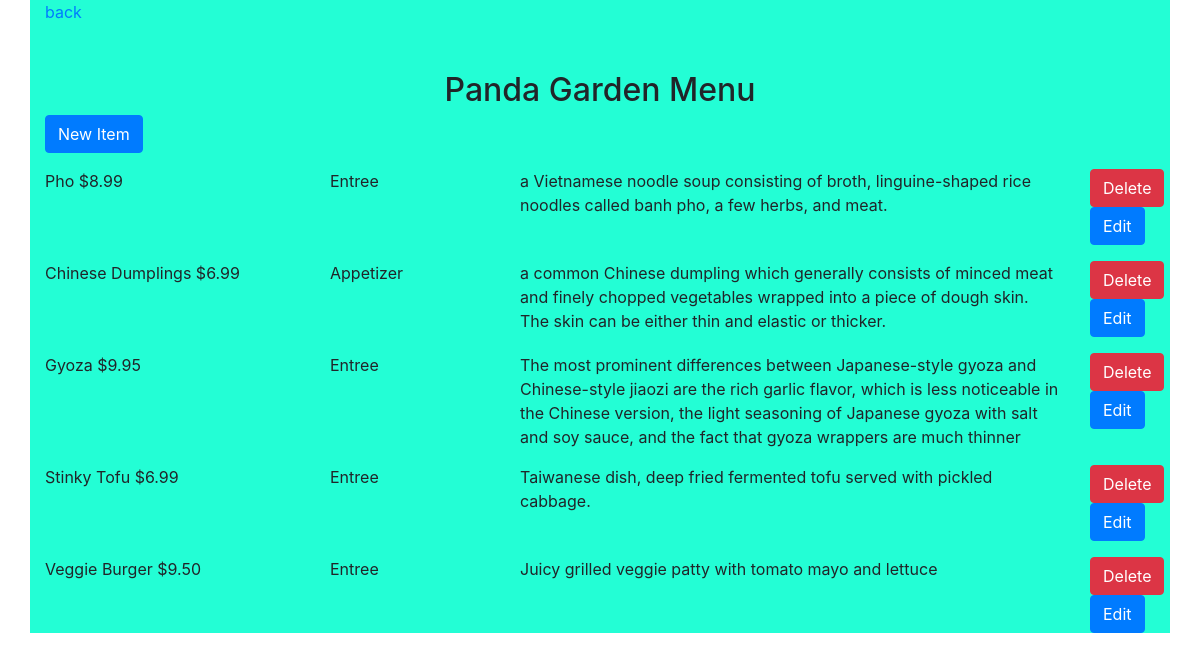
/menuItem/3/, run on the app's committed database.
### resto/models.py (models this page shows, shortened)
class Restaurant(Base):
    __tablename__ = 'restaurant'
    name = Column(String(80), nullable=False)
    id = Column(Integer, primary_key=True)

class MenuItem(Base):
    __tablename__ = 'menu_item'
    name = Column(String(80), nullable=False)
    course = Column(String(250))
    description = Column(String(250))
    price = Column(String(8))
    id = Column(Integer, primary_key=True)
    restaurant_id = Column(Integer, ForeignKey('restaurant.id'))
    restaurant = relationship(Restaurant)

### resto/views/menuItem.py (the view)
@menuItem.route('/<int:restaurant_id>/',methods=['GET','POST'])
def items(restaurant_id):
	restaurant = session.query(Restaurant).filter_by(id=restaurant_id).one()
	menu_items = session.query(MenuItem).filter_by(restaurant = restaurant).all()
	return render_template('menuItem/all.html', items = menu_items, restaurant = restaurant, restaurant_id=restaurant_id)

### resto/templates/menuItem/all.html (shortened to what this page needs)
<!DOCTYPE html>
<html>
<head>
	<link rel="stylesheet" type="text/css" href="{{url_for('static', filename='css/bootstrap.css') }}">
	<link rel="stylesheet" type="text/css" href="{{url_for('static', filename='style.css')}}">
</head>
<body>
	<div class="container">
		<div>
				<a  class="pt-5" href="{{url_for('restaurant.restaurants')}}">back</a>
				<h2 class="text-center pt-5">{{restaurant.name}} Menu</h3>
				<h3><a class="btn btn-primary mx-auto " href="{{url_for('menuItem.new', restaurant_id = restaurant_id)}}">New Item</a></h3>
		</div>{% for item in items %}
		<div class="row my-3" >
			<div class="col-sm-3">
					{{item.name}}
					{{item.price}}
			</div>
			<div class="col-sm-2">
				{{item.course}}
			</div>
			<div class="col-sm-6">
				{{item.description}}
			</div>
			<div class="col-sm-1 col-xs-1">
				<a class="btn btn-danger" href="{{url_for('menuItem.delete', restaurant_id = restaurant_id, item_id = item.id)}}">Delete</a>
				<a class="btn btn-primary" href="{{url_for('menuItem.edit', restaurant_id = restaurant_id, item_id = item.id )}}">Edit </a>
			</div>
		</div>
		{% endfor %}
	</div>
</body>
</html>

### resto/static/css/style.css (style rules this page uses)
.container { background: #23FeD5; }

### data on the page
Restaurant: name "Panda Garden"
MenuItem: name "Pho", price "$8.99", course "Entree", description "a Vietnamese noodle soup consisting of broth, linguine-shaped rice noodles called banh pho, a few herbs, and meat."
MenuItem: name "Chinese Dumplings", price "$6.99", course "Appetizer", description "a common Chinese dumpling which generally consists of minced meat and finely chopped vegetables wrapped into a piece of dough skin. The skin can be either thin and elastic or thicker."
MenuItem: name "Gyoza", price "$9.95", course "Entree", description "The most prominent differences between Japanese-style gyoza and Chinese-style jiaozi are the rich garlic flavor, which is less noticeable in the Chinese version, the light seasoning of Japanese gyoza with salt and soy sauce, and the fact that gyoza wrappers are much thinner"
MenuItem: name "Stinky Tofu", price "$6.99", course "Entree", description "Taiwanese dish, deep fried fermented tofu served with pickled cabbage."
MenuItem: name "Veggie Burger", price "$9.50", course "Entree", description "Juicy grilled veggie patty with tomato mayo and lettuce"
